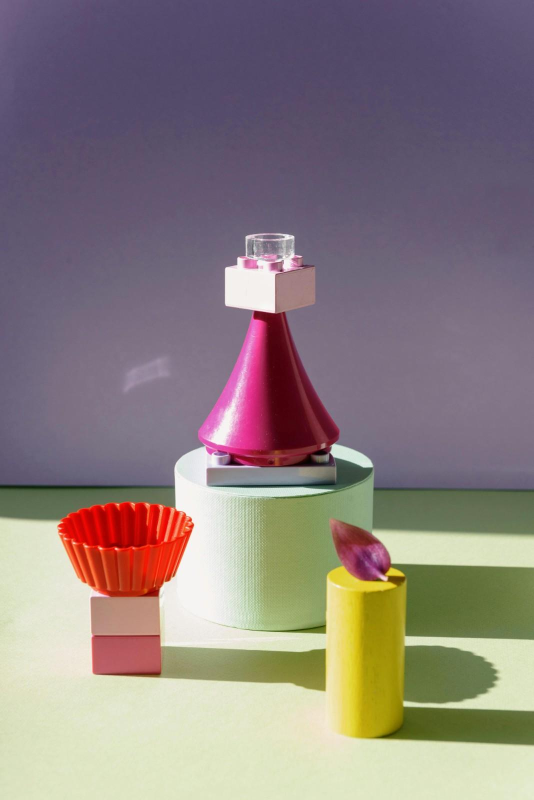
#> input picture object1.jpg, 1068 x 1600 px, found by its file name (shown at 1/2 size)
$ jupyter execute --allow-errors CV_Assign2_M25CSE024.ipynb   (shell and % lines are left out)
#> lines starting #> are read from the running program, lines starting #| are printed output that depends on the picture; after the words box and inside, x2 and y2 are one past the last pixel; in counts of white or black regions, pixels touching at a corner belong together
[cell 1]
# Install graph-cut library

[cell 2]
# Clone your GitHub repository

[cell 3]
import os

# Repository is cloned in /content in Google Colab
repo_dir = "/content/cv_a2_data"
base_dir = repo_dir

# Folder for saving output images
output_dir = os.path.join(repo_dir, "outputs")
os.makedirs(output_dir, exist_ok=True)

#> (the rest of this cell did not finish here and is left out)

# 1. Import libraries

[cell 4]
# =========================
# 1. Import libraries
# =========================
import os
import cv2
import numpy as np
import matplotlib.pyplot as plt
import maxflow

[cell 5]
# -------------------------
# Define dataset
# -------------------------
# Each dictionary contains:
# - name      : label used in display/output
# - img       : original image path
# - scribble  : corresponding scribble image path

dataset = [
    {"name": "Image 1", "img": os.path.join(base_dir, "object1.jpg"), "scribble": os.path.join(base_dir, "object_sc1.png")},
    {"name": "Image 2", "img": os.path.join(base_dir, "image4.jpg"),  "scribble": os.path.join(base_dir, "nature_sc.png")},
    {"name": "Image 3", "img": os.path.join(base_dir, "medical.jpg"), "scribble": os.path.join(base_dir, "medical_sc.png")},
]

# 2. Read an image in RGB format

[cell 6]
def read_rgb(path):
  """
    Reads an image from disk and converts it from BGR to RGB.

    Parameters:
        path (str): Path to image file.

    Returns:
        np.ndarray: RGB image.

    Raises:
        FileNotFoundError: If image cannot be read.
    """
#> called with path = '/content/cv_a2_data/object1.jpg'
  img = cv2.imread(path)
#> img is the input picture: shape (1600, 1068, 3); mean B, G, R 126.4, 127.2, 139.5
  if img is None:
      raise FileNotFoundError(f"Could not read file: {path}")
  return cv2.cvtColor(img, cv2.COLOR_BGR2RGB)
#> call 2 of read_rgb, with path = '/content/cv_a2_data/object_sc1.png'
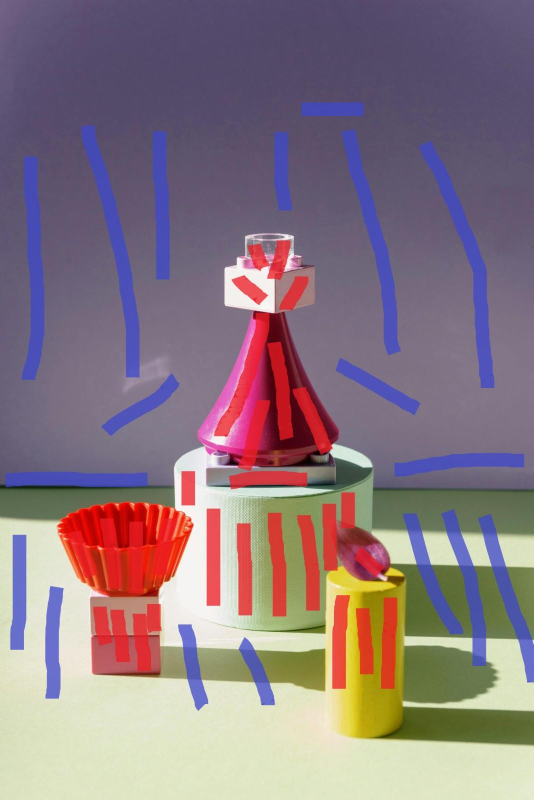
#> input picture object_sc1.png, 1067 x 1600 px, found by its file name (shown at 1/2 size)
#> in read_rgb, img is the input picture: shape (1600, 1067, 3); mean B, G, R 128.2, 119.7, 138.1
#| Resizing scribble from (1600, 1067) to (1600, 1068)

# 3. Extract foreground/background seeds from scribble image

[cell 7]
def extract_seeds_from_overlay(original, scribble):
    """
    Extracts user scribbles from an image where annotations are drawn
    over the original image.

    Red strokes  -> foreground seeds
    Blue strokes -> background seeds
    """

    # absolute difference between original and scribble image
    diff = np.abs(scribble.astype(np.int16) - original.astype(np.int16))
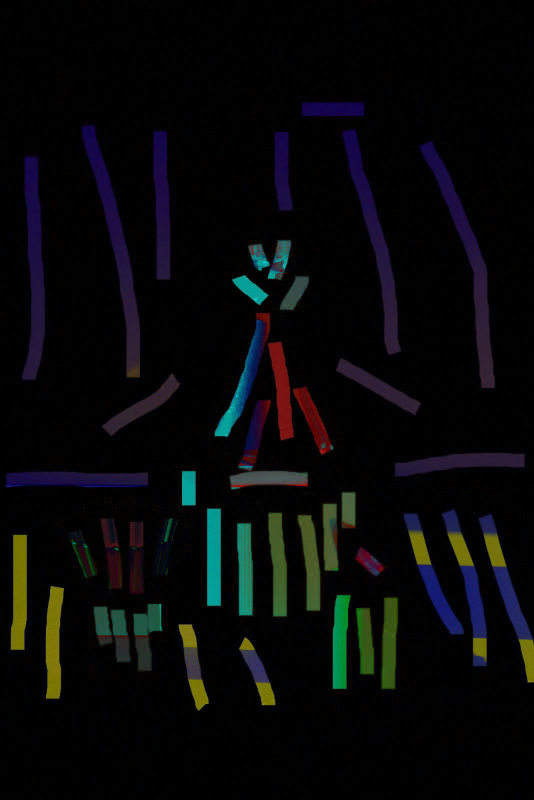
#> diff: shape (1600, 1068, 3) int16 (shown at 1/2 size); mean R, G, B 7.4, 8.3, 9
    changed = np.sum(diff, axis=2) > 60
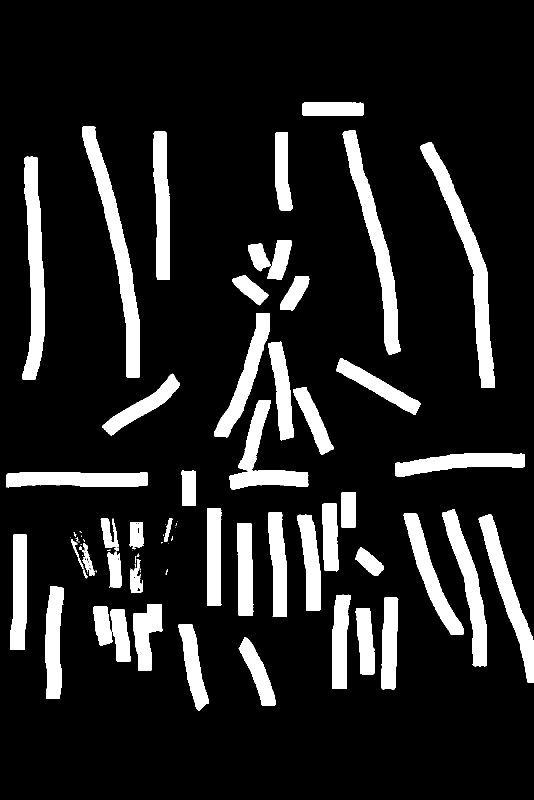
#> changed: shape (1600, 1068) bool (shown at 1/2 size); 13.7% white; 86 white regions (33 under 20 px), largest, box (x1, y1, x2, y2) and area: (840, 284, 990, 776) 13888, (164, 252, 280, 755) 13771, (685, 260, 802, 710) 12280

    # red = foreground
    fg = changed & (scribble[:, :, 0] > 140) & (scribble[:, :, 1] < 130) & (scribble[:, :, 2] < 130)
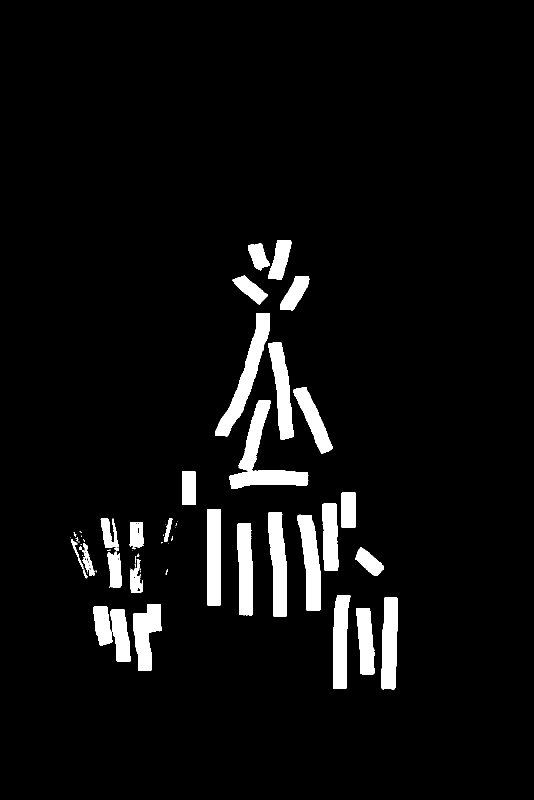
#> fg: shape (1600, 1068) bool (shown at 1/2 size); 5.4% white; 67 white regions (32 under 20 px), largest, box (x1, y1, x2, y2) and area: (458, 800, 617, 978) 8086, (430, 626, 540, 873) 7035, (536, 1025, 574, 1233) 5861

    # blue = background
    bg = changed & (scribble[:, :, 2] > 140) & (scribble[:, :, 0] < 130) & (scribble[:, :, 1] < 130)
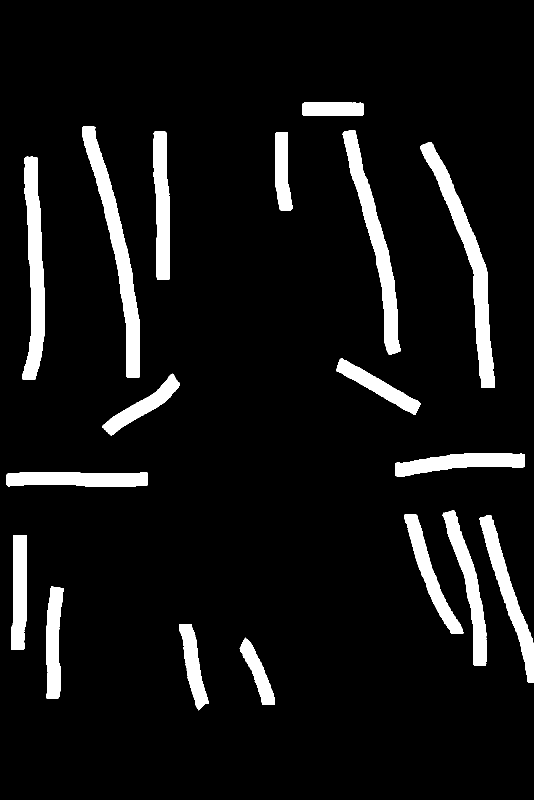
#> bg: shape (1600, 1068) bool (shown at 1/2 size); 7.9% white; 19 white regions (1 under 20 px), largest, box (x1, y1, x2, y2) and area: (840, 284, 990, 776) 13887, (164, 252, 280, 755) 13771, (685, 260, 802, 710) 12279
#| Foreground seed pixels: 92712
#| Background seed pixels: 134317

    return fg, bg

# 4. Histogram-based foreground/background modeling

[cell 8]
def build_histogram_model(pixels, bins=16):
    """
    Build a 3D RGB histogram model for a set of pixels.

    Laplace smoothing (+1) is applied to avoid zero probabilities.

    Parameters:
        pixels (np.ndarray): Pixel values of shape (N, 3).
        bins (int): Number of bins per color channel.

    Returns:
        np.ndarray: Normalized 3D histogram.
    """
    hist, _ = np.histogramdd(
        pixels,
        bins=(bins, bins, bins),
        range=((0, 256), (0, 256), (0, 256))
    )

    # Laplace smoothing
    hist = hist + 1.0

    # Normalize to probability distribution
    hist = hist / np.sum(hist)
    return hist

[cell 9]
def get_histogram_probabilities(img, hist, bins=16):
    """
    Maps each image pixel to its histogram probability.
    This gives P(pixel | foreground) or P(pixel | background).
    """
    bin_size = 256 // bins
    inds = np.floor(img / bin_size).astype(int)
    inds = np.clip(inds, 0, bins - 1)
    probs = hist[inds[:, :, 0], inds[:, :, 1], inds[:, :, 2]]
    return probs

# 5. Compute beta for smoothness term

[cell 10]
# [19 lines left out: function compute_beta, not called in this run]

# 6. Graph construction + min-cut / max-flow

[cell 11]
def graph_cut_segmentation(img, Df, Db, lam=50):
    """
    Constructs the graph and runs max-flow/min-cut.

    Each pixel is a node.
    Source terminal = foreground
    Sink terminal   = background

    Unary costs:
        Df = cost of assigning pixel to foreground
        Db = cost of assigning pixel to background

    Pairwise costs:
        encourage neighboring pixels to have similar labels
    """
    h, w, _ = img.shape
    g = maxflow.Graph[float]()
    nodes = g.add_grid_nodes((h, w))

    # Terminal edges (unary costs)
    for y in range(h):
        for x in range(w):
            g.add_tedge(nodes[y, x], Db[y, x], Df[y, x])

    beta = compute_beta(img)
    img_f = img.astype(np.float32)

    # 8-neighborhood: right, down, down-right, down-left
    for y in range(h):
        for x in range(w):
            # Right neighbor
            if x + 1 < w:
                diff = np.sum((img_f[y, x] - img_f[y, x+1]) ** 2)
                w_right = lam * np.exp(-beta * diff)
                g.add_edge(nodes[y, x], nodes[y, x+1], w_right, w_right)

            # Down neighbor
            if y + 1 < h:
                diff = np.sum((img_f[y, x] - img_f[y+1, x]) ** 2)
                w_down = lam * np.exp(-beta * diff)
                g.add_edge(nodes[y, x], nodes[y+1, x], w_down, w_down)

            # Down-right diagonal
            if x + 1 < w and y + 1 < h:
                diff = np.sum((img_f[y, x] - img_f[y+1, x+1]) ** 2)
                w_diag1 = (lam / np.sqrt(2)) * np.exp(-beta * diff)
                g.add_edge(nodes[y, x], nodes[y+1, x+1], w_diag1, w_diag1)

            # Down-left diagonal
            if x - 1 >= 0 and y + 1 < h:
                diff = np.sum((img_f[y, x] - img_f[y+1, x-1]) ** 2)
                w_diag2 = (lam / np.sqrt(2)) * np.exp(-beta * diff)
                g.add_edge(nodes[y, x], nodes[y+1, x-1], w_diag2, w_diag2)

    # Solve maxflow / mincut
    g.maxflow()

    # Extract final binary segmentation
    mask = np.zeros((h, w), dtype=np.uint8)
    for y in range(h):
        for x in range(w):
            mask[y, x] = g.get_segment(nodes[y, x])

    return mask

# 7. Iterative optimization

[cell 12]
def iterative_graph_cut(img, fg, bg, bins=16, lam=50, num_iters=3):
    """
    Refines segmentation iteratively:
    1. Build FG/BG histogram models from current seeds
    2. Compute unary costs
    3. Run graph cut
    4. Update FG/BG regions using current mask
    """
#> called with bins = 16, lam = 50, num_iters = 3
    current_fg = fg.copy()
    current_bg = bg.copy()
    all_masks = []

    for i in range(num_iters):
        fg_pixels = img[current_fg]
        bg_pixels = img[current_bg]

        fg_hist = build_histogram_model(fg_pixels, bins=bins)
        bg_hist = build_histogram_model(bg_pixels, bins=bins)

        P_fg = get_histogram_probabilities(img, fg_hist, bins=bins)
        P_bg = get_histogram_probabilities(img, bg_hist, bins=bins)

        # Unary costs = negative log-likelihood
        Df = -np.log(P_fg + 1e-8)
        Db = -np.log(P_bg + 1e-8)

        # Hard constraints for scribbles
        INF = 1e6
        Df[fg] = 0
        Db[fg] = INF
        Df[bg] = INF
        Db[bg] = 0

        raw_mask = graph_cut_segmentation(img, Df, Db, lam=lam)

        # Convert PyMaxflow output to foreground mask
        final_mask = (1 - raw_mask).astype(bool)

        all_masks.append(final_mask.copy())

        # Update current FG/BG for next iteration
        current_fg = final_mask | fg
        current_bg = (~final_mask) | bg

        print(f"  Iteration {i+1} done")
#> this loop made 1 pass
#> pass 1, in get_histogram_probabilities, `probs = hist[inds[:, :, 0], inds[:, :, 1], inds[:, :, 2]]`:
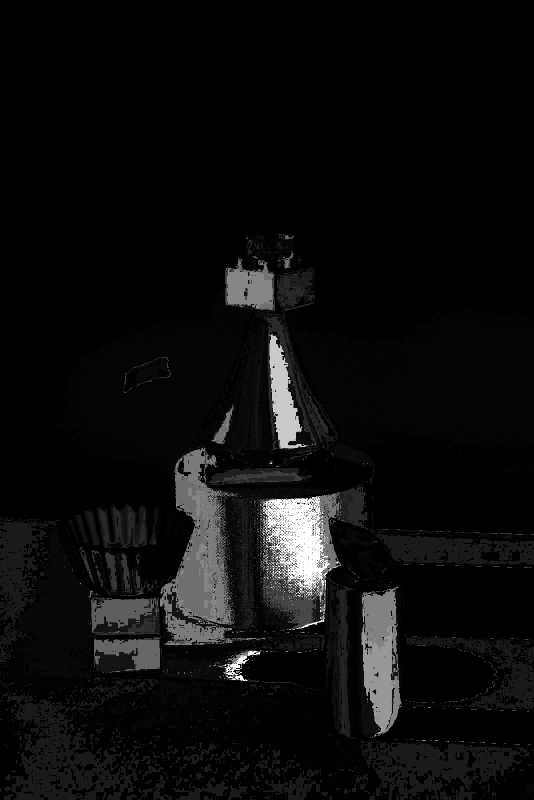
#> probs: shape (1600, 1068) float64 (shown at 1/2 size); min 1.03e-05, max 0.0645, mean 0.00328; drawn with min black and max white
#> pass 1, in get_histogram_probabilities (call 2), `probs = hist[inds[:, :, 0], inds[:, :, 1], inds[:, :, 2]]`:
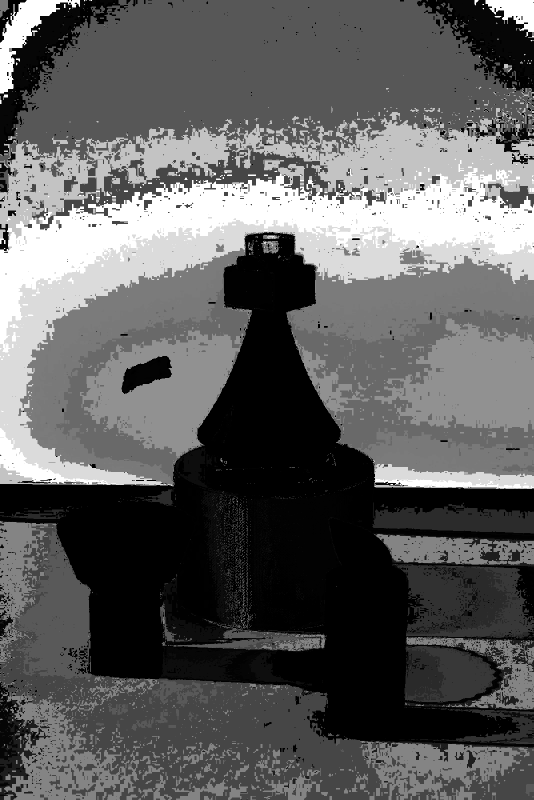
#> probs: shape (1600, 1068) float64 (shown at 1/2 size); min 7.22e-06, max 0.125, mean 0.0467; drawn with min black and max white
#> pass 1, in iterative_graph_cut, `Df = -np.log(P_fg + 1e-8)`:
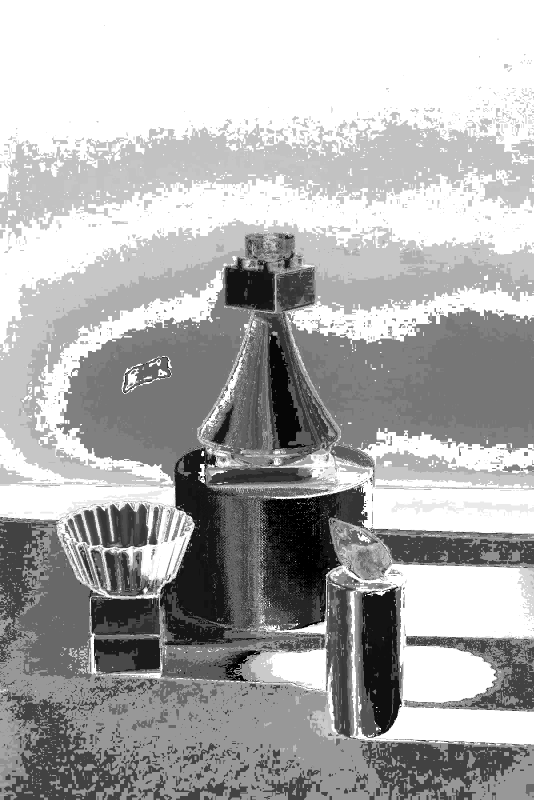
#> Df: shape (1600, 1068) float64 (shown at 1/2 size); min 2.74, max 11.48, mean 8.72; drawn with min black and max white
#> after the loop, all_masks = []

    return all_masks, final_mask

# 8. Manual morphology    (opening and closing)

[cell 13]
# [23 lines left out: function manual_erosion, not called in this run]

[cell 14]
# [23 lines left out: function manual_dilation, not called in this run]

[cell 15]
# [5 lines left out: function manual_opening, not called in this run]

[cell 16]
# [5 lines left out: function manual_closing, not called in this run]

# 9. Mask refinement

[cell 17]
# [46 lines left out: function refine_mask, not called in this run]

# 10. Overlay mask on original image

[cell 18]
# [22 lines left out: function overlay_mask, not called in this run]

# 11. Naive baseline segmentation

[cell 19]
# [13 lines left out: function naive_otsu_segmentation, not called in this run]

# 12. Process one image completely

[cell 20]
def process_one_image(item, bins=16, lam=50, num_iters=3, save_outputs=True):
    """
    Process a single image through the full pipeline:
    1. Read image and scribble
    2. Extract FG/BG seeds
    3. Run iterative graph cut
    4. Refine mask
    5. Generate overlay
    6. Generate naive baseline
    7. Display results
    8. Save outputs

    Parameters:
        item (dict): Dataset item with image and scribble paths.
        bins (int): Histogram bins.
        lam (float): Smoothness weight.
        num_iters (int): Number of graph cut iterations.
        save_outputs (bool): Whether to save outputs.

    Returns:
        dict: Dictionary containing all intermediate and final outputs.
    """
    name = item["name"]
    img_path = item["img"]
    scribble_path = item["scribble"]

    print(f"\nProcessing {name}")
    print("Image path:", img_path)
    print("Scribble path:", scribble_path)

    img = read_rgb(img_path)
    scribble = read_rgb(scribble_path)

    # Ensure scribble size matches image size
    if scribble.shape[:2] != img.shape[:2]:
        print(f"Resizing scribble from {scribble.shape[:2]} to {img.shape[:2]}")
        scribble = cv2.resize(
            scribble,
            (img.shape[1], img.shape[0]),
            interpolation=cv2.INTER_NEAREST
        )

    # Extract seeds
    fg, bg = extract_seeds_from_overlay(img, scribble)

    print("Foreground seed pixels:", np.sum(fg))
    print("Background seed pixels:", np.sum(bg))

    if np.sum(fg) == 0 or np.sum(bg) == 0:
        raise ValueError(f"{name}: FG/BG seeds not detected properly.")

    # Seed visualization mask
    seed_mask = np.zeros(img.shape[:2], dtype=np.uint8)
    seed_mask[fg] = 1
    seed_mask[bg] = 2

    # Run iterative graph cut
    all_masks, final_mask = iterative_graph_cut(
        img, fg, bg, bins=bins, lam=lam, num_iters=num_iters
    )

    # Refine final segmentation
    refined = refine_mask(final_mask, fg_seed=fg)

    # Create segmented image with dim background
    segmented = img.copy().astype(np.float32)
    segmented[refined == 0] *= 0.35
    segmented = np.clip(segmented, 0, 255).astype(np.uint8)

    # Overlay on original image
    overlay = overlay_mask(
        img, refined,
        alpha=0.35,
        tint_color=(0, 255, 0),
        darken_bg=0.35
    )

    # Naive baseline
    naive = naive_otsu_segmentation(img)

    # -------------------------
    # Display results
    # -------------------------
    cols = 7 + len(all_masks)
    plt.figure(figsize=(4 * cols, 5))

    idx = 1

    plt.subplot(1, cols, idx)
    plt.imshow(img)
    plt.title(f"{name}\nOriginal")
    plt.axis("off")
    idx += 1

    plt.subplot(1, cols, idx)
    plt.imshow(scribble)
    plt.title("Scribble")
    plt.axis("off")
    idx += 1

    plt.subplot(1, cols, idx)
    plt.imshow(seed_mask, cmap="jet")
    plt.title("Seed Mask")
    plt.axis("off")
    idx += 1

    for i, m in enumerate(all_masks):
        plt.subplot(1, cols, idx)
        plt.imshow(m, cmap="gray")
        plt.title(f"Iter {i+1}")
        plt.axis("off")
        idx += 1

    plt.subplot(1, cols, idx)
    plt.imshow(refined, cmap="gray")
    plt.title("Refined Mask")
    plt.axis("off")
    idx += 1

    plt.subplot(1, cols, idx)
    plt.imshow(segmented)
    plt.title("Segmented Image")
    plt.axis("off")
    idx += 1

    plt.subplot(1, cols, idx)
    plt.imshow(overlay)
    plt.title("Overlay")
    plt.axis("off")
    idx += 1

    plt.subplot(1, cols, idx)
    plt.imshow(naive, cmap="gray")
    plt.title("Naive (Otsu)")
    plt.axis("off")

    plt.tight_layout()
    plt.show()

    # -------------------------
    # Save outputs
    # -------------------------
    if save_outputs:
        base = os.path.splitext(os.path.basename(img_path))[0]

        cv2.imwrite(os.path.join(output_dir, f"{base}_seedmask.png"), seed_mask)

        for i, m in enumerate(all_masks):
            cv2.imwrite(
                os.path.join(output_dir, f"{base}_iter{i+1}.png"),
                (m.astype(np.uint8) * 255)
            )

        cv2.imwrite(os.path.join(output_dir, f"{base}_refined.png"), refined)
        cv2.imwrite(
    os.path.join(output_dir, f"{base}_segmented.png"),
    cv2.cvtColor(segmented, cv2.COLOR_RGB2BGR)
)
        cv2.imwrite(
            os.path.join(output_dir, f"{base}_overlay.png"),
            cv2.cvtColor(overlay, cv2.COLOR_RGB2BGR)
        )
        cv2.imwrite(os.path.join(output_dir, f"{base}_naive_otsu.png"), naive)

    return {
        "name": name,
        "img": img,
        "scribble": scribble,
        "seed_mask": seed_mask,
        "iter_masks": all_masks,
        "refined": refined,
        "segmented": segmented,
        "overlay": overlay,
        "naive": naive
    }
